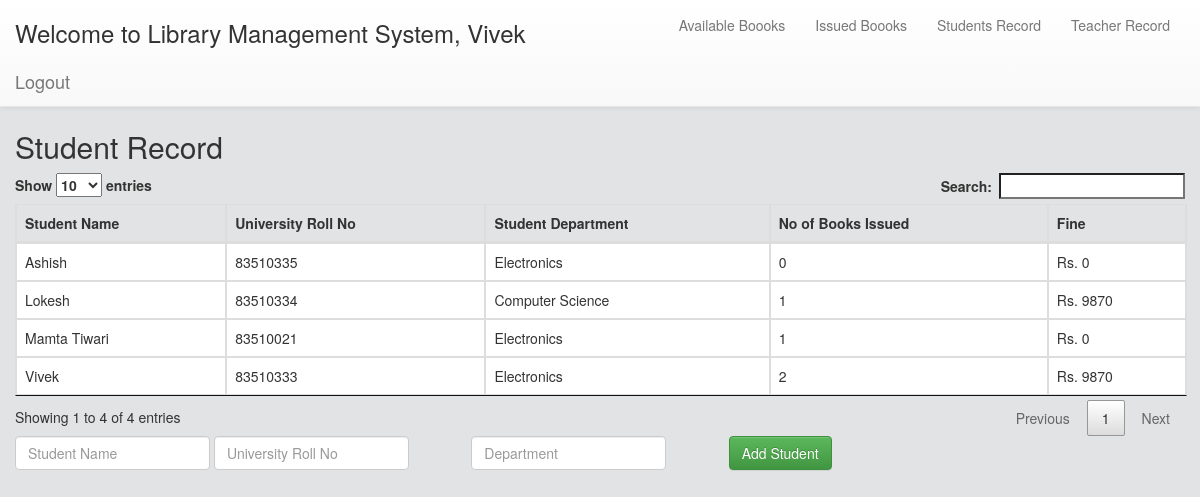
/student_record (signed in), run on the app's committed database.
### libm/models.py (models this page shows)
class StudentInfo(models.Model, dict):
    student_name = models.CharField(max_length=100,default=None)
    university_roll_no = models.IntegerField(default=None)
    student_department = models.CharField(max_length=100,default=None)
    no_of_books_issued = models.IntegerField(default=None)
    fine = models.IntegerField(default=None)

### libm/views.py (the view)
# urls.py: url(r'^student_record', studentRecord, name="studentRecord"),
@cache_control(no_cache=True, must_revalidate=True, no_store=True)
def studentRecord(request):
     try:
        user = request.session["user"]
        if user:
          updateFine = StudentInfo.objects.all()
          for fi in updateFine:
             fine_charged = calculate_fine(fi.university_roll_no)
             fi.update(fine=fine_charged)
          return render(request, 'stRecord.html', {'addStudent':updateFine, 'user':user})
        else:
           return redirect("/")
     except KeyError:
        return redirect("/")

### libm/views.py (called while the page is built)
def calculate_fine(uni_roll):
     issuedBooks = IssuedBook.objects.filter(roll_no=uni_roll)
     fromd = date.today()
     for i in issuedBooks:
         fromd = i.lendPeriod_from
     fine = date.today() - fromd
     import re
     diff =  re.match('\d+', fine.__str__())
     diff = int(diff.group()) - 7
     if diff > 0:
        fine_charged = diff * 10;
     else:
        fine_charged = 0;
     return fine_charged

### libm/templates/stRecord.html (shortened to what this page needs)
<!DOCTYPE html>
<html>
    <head>
    {% include 'bootstrap.html' %}
    <link rel="stylesheet" href="../static/libm/css/style.css">
  </head>
  <body>
     <nav id="menu" style="background-color:white;" class="navbar navbar-default navbar-fixed-top">
     <div class="container-fluid">
       <div class="navbar-header">
         {% if user %}
           <h3>Welcome to Library Management System, {{user}} </h3>
           <a href="/logout" class="navbar-brand">Logout</a>
         {%endif%}
        </div>
       <ul class="nav navbar-nav pull-right">
         <li><a href="/available_books">Available Boooks</a></li>
         <li><a href="/issued_books">Issued Boooks</a></li>
         <li><a href="/student_record">Students Record</a></li>
         <li><a href="/teacher_record">Teacher Record</a></li>
        </ul>
        </div>
      </nav>
    <div class="container" >
     <div class="row">
       <div id="status"></div>
       <h2>Student Record</h2>
        <table id="st_record" class="table table-bordered">
          <thead>
            <tr>
              <th>Student Name</th>
              <th>University Roll No</th>
              <th>Student Department</th>
              <th>No of Books Issued</th>
              <th>Fine</th>
            </tr>
          </thead>
          <tbody>
            {% for e in addStudent %}
             <tr>
              <td>{{e.student_name}}</td>
              <td>{{e.university_roll_no}}</td>
              <td>{{e.student_department}}</td>
              <td>{{e.no_of_books_issued}}</td>
              <td>Rs. {{e.fine}}</td>
             </tr>
            {% endfor %}
          </tbody>
        </table>
        <form class="form-inline" action="#" role="form">{% csrf_token %}
         <div class="form-group">
           <input type="text" class="form-control" id="stName" placeholder="Student Name">
          </div>
          <div class="form-group strecord">
            <input type="text" class="form-control" id="uno" placeholder="University Roll No">
         </div>
          <div class="form-group strecord">
            <input type="text" class="form-control" id="dpt" placeholder="Department">
         </div>
          <button type="submit" class="btn btn-success" id="addStudent">Add Student</button>
         </form>
     </div>
    </div>
   </body>
 </html>

### libm/static/libm/css/style.css (style rules this page uses)
body { background-color:#e2e3e4; padding-top: 110px; }
.strecord { margin-right:5%; }

### data on the page
StudentInfo: student_name "Vivek", university_roll_no "83510333", student_department "Electronics", no_of_books_issued "2", fine "9870"
StudentInfo: student_name "Ashish", university_roll_no "83510335", student_department "Electronics", no_of_books_issued "0", fine "0"
StudentInfo: student_name "Lokesh", university_roll_no "83510334", student_department "Computer Science", no_of_books_issued "1", fine "9870"
StudentInfo: student_name "Mamta Tiwari", university_roll_no "83510021", student_department "Electronics", no_of_books_issued "1", fine "0"

### other printed values
{{ user }} "Vivek"
